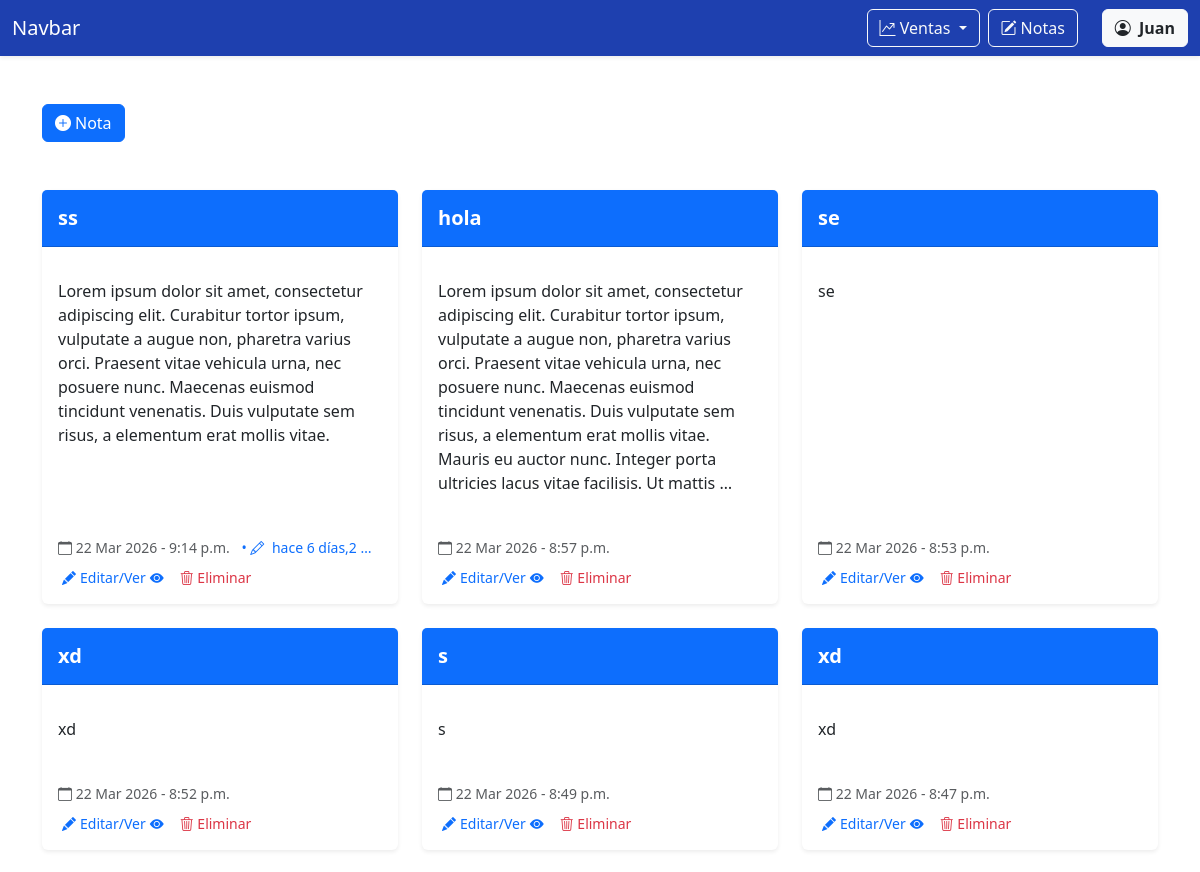
/notas/ (signed in, upper part), run on an earlier commit of the app's database.
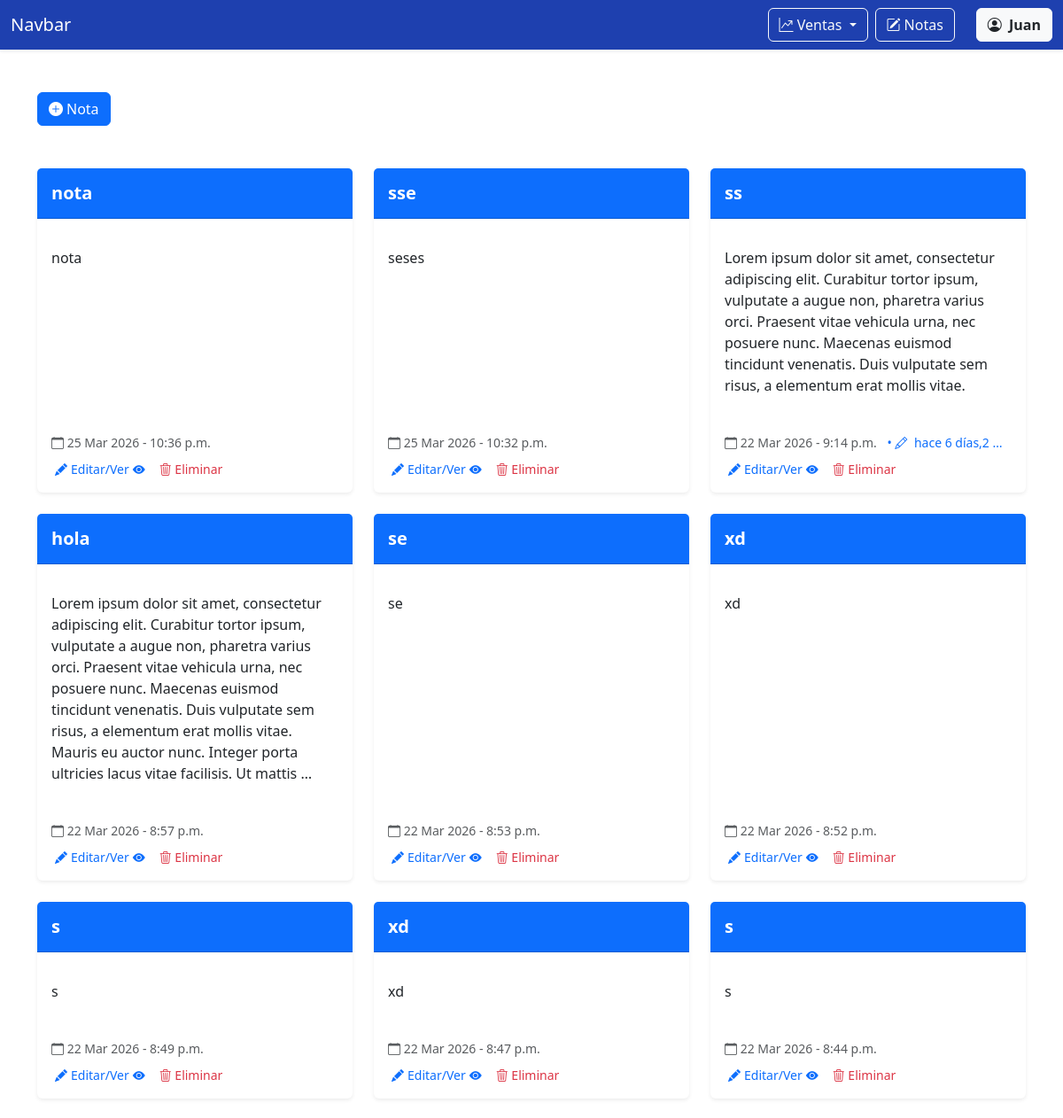
And on a later commit of the database.
### notas/models.py (models this page shows)
class Nota(models.Model):
    title = models.CharField('Título',max_length=200)
    description = models.TextField('Descripción',blank=True)
    created = models.DateTimeField(auto_now_add=True)
    updated = models.DateTimeField(auto_now=True)
    user = models.ForeignKey(User, on_delete=models.CASCADE)

### notas/views.py (the view, shortened to what this page needs)
# urls.py: path('', views.index_notas, name='notas'),
@login_required
def index_notas(request):
    if request.method == 'GET':
        my_notes = Nota.objects.filter(user=request.user).order_by('-created')
        return render(request, 'notas.html', {
        'form': NotaForm(),
        'notes': my_notes
    })

### notas/templates/notas.html (shortened to what this page needs)
{% extends 'base.html' %}
{% block content %}
<div class="container mt-5">
  <button type="button" class="btn btn-primary" data-bs-toggle="modal" data-bs-target="#createModal">
    <i class="bi bi-plus-circle-fill me-1"></i>Nota
  </button>
</div>
<div class="container my-5">
  <div class="row">
    {% for note in notes %}
    <div class="col-md-4 mb-4">
      <div class="card h-100 shadow-sm border-0">
        <div class="card-header bg-primary text-white py-3">
          <h5 class="card-title mb-0 fw-bold">{{ note.title }}</h5>
        </div>
        <div class="card-body">
          <p class="card-text text-secondary">
            {{ note.description|linebreaks|truncatewords:50 }}
          </p>
        </div>
        <div class="card-footer bg-transparent border-0">
          <small class="text-muted">
            <i class="bi bi-calendar"></i> {{ note.created|date:"d M Y" }} - {{note.created|time:"g:i a"}}
            {% if note.updated|date:"U" > note.created|date:"U" %}
            <span class="ms-2 text-primary">
              • <i class="bi bi-pencil me-1"></i>
              hace {{note.updated|timesince|truncatewords:2}}
            </span>
            {% endif %}
          </small>
        </div>
        <div class="px-3 pb-3 d-flex gap-3">
          <button type="button" class="btn btn-sm btn-outline-primary border-0 p-0 ms-1"
            data-bs-target="#updateModal{{ note.id }}" data-bs-toggle="modal">
            <i class="bi bi-pencil-fill me-1"></i>Editar/Ver<i class="bi bi-eye-fill ms-1"></i>
          </button>
          <button type="button" class="btn btn-sm btn-outline-danger border-0 p-0" data-bs-toggle="modal"
            data-bs-target="#deleteModal{{note.id}}">
            <i class="bi bi-trash3"></i>
            Eliminar
          </button>
        </div>
      </div>
    </div>
    {% endfor %}
  </div>
</div>
{% endblock content %}

### templates/base.html (shortened to what this page needs)
<!doctype html>
<html lang="es-MX">
<head>
  <link href="https://cdn.jsdelivr.net/npm/bootstrap@5.3.8/dist/css/bootstrap.min.css" rel="stylesheet"
 />
  <link rel="stylesheet" href="https://cdn.jsdelivr.net/npm/bootstrap-icons@1.13.1/font/bootstrap-icons.min.css">
</head>
<body>
  <nav class="navbar navbar-expand-lg  navbar-dark shadow-sm" style="background-color: #1e40af;">
    <div class="container-fluid">
      <a class="navbar-brand" href="{% url 'dashboard' %}">Navbar</a>
      <div class="collapse navbar-collapse" id="navbarNav">
        <ul class="navbar-nav ms-auto">
          <li class="nav-item">
            <div class="dropdown">
              <button class="btn btn-outline-light dropdown-toggle" type="button" data-bs-toggle="dropdown"
                aria-expanded="false"><i class="bi bi-graph-up-arrow"></i>
                Ventas
              </button>
            </div>
          </li>
          <li class="nav-item ms-2">
            <a class="btn btn-outline-light" href="{% url 'notas' %}"><i class="bi bi-pencil-square me-1"></i>Notas</a>
          </li>
          <li class="nav-item ms-2">
            <div class="dropdown">
              <button class="btn btn-light text-dark ms-3" type="button" data-bs-toggle="dropdown"
                aria-expanded="false">
                <i class="bi bi-person-circle me-1"></i> <strong>{{ user.first_name }}</strong>
              </button>
          </li>
        </ul>
      </div>
    </div>
  </nav>
  {% block content %} {% endblock %}
</body>
</html>

What changed in the data, as far as the page shows it:
added Nota: title "nota", description "nota", created "25 Mar 2026", created "10:36 p.m."
added Nota: title "sse", description "seses", created "25 Mar 2026", created "10:32 p.m."
now on this page (row unchanged): Nota: title "s", description "s", created "22 Mar 2026", created "8:44 p.m."
